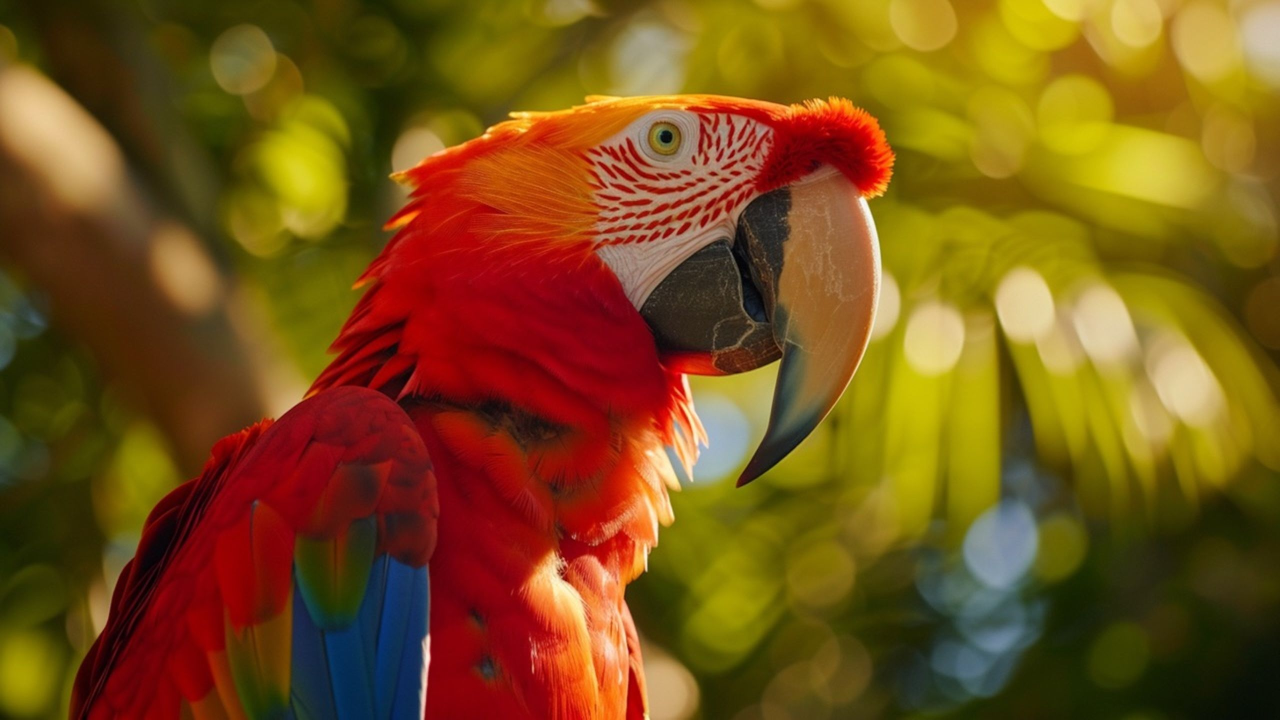
%> input picture EnhanceAfter.jpg, 2560 x 1440 px (shown at 1/2 size)
$ octave 'Image Processing & Noise Analysis in MATLAB.m'   (GNU Octave 9; MATLAB toolbox functions it lacks are replaced by stand-ins)
%> lines starting %> are read from the running program, lines starting %| are printed output that depends on the picture; long printed decimals are rounded
img1 = imread('EnhanceAfter.jpg');
%> img1 is the input picture: size 1440x2560x3 uint8; mean R, G, B 120.9, 81.5, 24.5
figure;
imshow(img1)
title("original img");
img = imresize(img1, [256, 256]);
disp(['Data type of the image: ', class(img)])
%| Data type of the image: uint8
figure;
imshow(img)
title("Resized img")
%%
% Title: Histogram of RGB Channels
figure
subplot(3,1,1);
r = img(:,:,1)
imhist(r); title('Red Channel');
subplot(3,1,2);
g = img(:,:,2)
imhist(g); title('Green Channel');
subplot(3,1,3);
b = img(:,:,3)
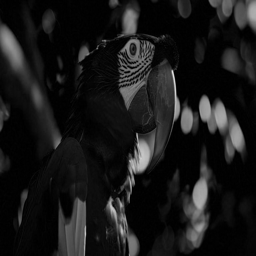
%> b: size 256x256 uint8; min 0, max 228, mean 24.5
imhist(b); title('Blue Channel');
%%
% Title: Grayscale Images
% (Ir + Ig + Ib)/3

gray1 = (r+g+b)/3;
% (Ir/3 + Ig/3 + Ib/3)
gray2 = (r/3 + g/3 + b/3);

% The RGB values are converted to grayscale using the NTSC formula: 0.299 ∙ Red + 0.587 ∙ Green + 0.114 ∙ Blue.
gray3 = 0.299*(r) + 0.587*(g) + 0.114*(b)
figure;
subplot(1,3,1);
imshow(uint8(gray1));
title('(Ir + Ig + Ib)/3');
subplot(1,3,2);
imshow(uint8(gray2));
title('Sum (Ir/3 + Ig/3 + Ib/3)');
subplot(1,3,3);
imshow(uint8(gray3));
title('0.299*(r) + 0.587*(g) + 0.114*(b)');
%%
% Title: Grayscale Histogram grayscale
figure
subplot(3,1,1);
histogram(gray1); title('grayscale1');
disp(['Min grayscale 1 level: ', num2str(min(gray1(:)))]);
%| Min grayscale 1 level: 3
disp(['Max grayscale 1 level: ', num2str(max(gray1(:)))]);
%| Max grayscale 1 level: 85
disp(['Data type of grayscale 1 image: ', class(gray1)]);
%| Data type of grayscale 1 image: uint8

subplot(3,1,2);
histogram(gray2); title('grayscale2');
disp(['Min grayscale 2 level: ', num2str(min(gray2(:)))]);
%| Min grayscale 2 level: 3
disp(['Max grayscale 2 level: ', num2str(max(gray2(:)))]);
%| Max grayscale 2 level: 240
disp(['Data type of grayscale 2 image: ', class(gray2)]);
%| Data type of grayscale 2 image: uint8

subplot(3,1,3);
histogram(gray3); title('grayscale3');
%> after `title('grayscale3')`:
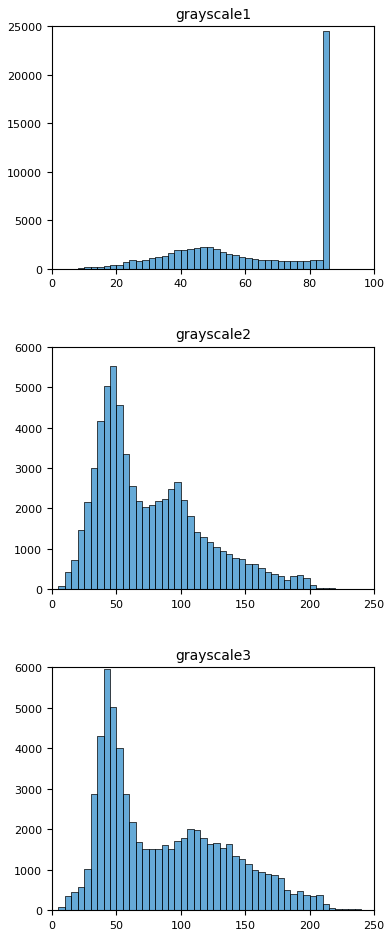
%> figure redrawn from the program's plot data, 3 panels; panel 1: tallest bar 24515 high, from x = 84 to 86; panel 2: tallest bar 5511 high, from x = 45 to 50; panel 3: tallest bar 5950 high, from x = 40 to 45
disp(['Min grayscale 3 level: ', num2str(min(gray3(:)))]);
%| Min grayscale 3 level: 3
disp(['Max grayscale 3 level: ', num2str(max(gray3(:)))]);
%| Max grayscale 3 level: 242
disp(['Data type of grayscale 3 image: ', class(gray3)]);
%| Data type of grayscale 3 image: uint8


%%
% Generate Gaussian white noise
noise_mean = 0; noise_std = 20; % Parameters
noise = noise_mean + noise_std * randn(size(gray2));
figure

imshow(noise);
title('Gaussian White Noise');

%%

figure

histogram(noise(:),50);
title('Histogram of Noise');
%> figure, not shown here; tallest bar 4441 high, from x = -0.989 to 2.37

noise_mean_calc = mean(noise(:));
%> noise_mean_calc = -0.154

noise_std_calc = std(noise(:));
%> noise_std_calc = 20.02
disp(['Noise mean: ', num2str(noise_mean_calc)]);
%| Noise mean: -0.1538
disp(['Noise std: ', num2str(noise_std_calc)]);
%| Noise std: 20.0188


%%

noisy_img = double(gray2) + noise;
figure

imshow(noisy_img,[]);
title('Noisy Image');

figure
histogram(noisy_img);
title('Histogram of Noisy Image');
%> figure, not shown here; tallest bar 3237 high, from x = 50 to 55
disp(['Data type of noisy image: ', class(noisy_img)]);
%| Data type of noisy image: double


%%
% Explanation of why the autocorrelation image appears as a single white dot:
%
% 1. **Autocorrelation Properties**:
%    - The autocorrelation of white noise is ideally a **delta function**,
%      meaning it has a strong peak at the center (zero shift) and near-zero values elsewhere.
%    - This results in a **high-intensity central peak** (white dot) with near-zero values
%      elsewhere (black background).
%
% 2. **Behavior of xcorr2(noisy_img)**:
%    - `xcorr2` computes the **full 2D cross-correlation** of the input matrix.
%    - The result is an output of size: (2M-1, 2N-1), where MxN is the original image size.
%    - This means the output matrix is larger than the original image, and most values are
%      close to zero except for the peak in the middle.
%
% 3. **Why Only a White Dot?**
%    - The central peak is much higher than all other values.
%    - When using `imshow(noise_autocorr, [])`, MATLAB normalizes the display contrast.
%    - As a result, the small values appear black, and only the high-intensity peak remains visible.
%
% SOLUTIONS:
% - Normalize the autocorrelation result before visualization.
% - Use a 3D surface plot to observe the correlation structure.
% - Plot a 1D cross-section through the center of the autocorrelation matrix.

% -------------------------------------------------------------
% **Mathematical Working of xcorr2**
%
% The 2D cross-correlation (which xcorr2 computes) is defined as:
%
%               C(m, n) = ∑∑ A(i, j) * B(i - m, j - n)
%
% where:
% - A(i, j) is the first matrix (image or signal).
% - B(i, j) is the second matrix (usually the same image for autocorrelation).
% - The summation runs over all valid indices.
%
% In the case of autocorrelation:
% - `xcorr2(A)` computes the correlation of `A` with itself.
% - The peak at the center represents the highest correlation (where the image aligns with itself).
% - Away from the center, the values decrease, indicating less correlation.


%%
% Autocorrelation of noise
noise_autocorr = xcorr2(noise); % Autocorrelation
figure
imshow(noise_autocorr, []);
figure
imhist(noise_autocorr)
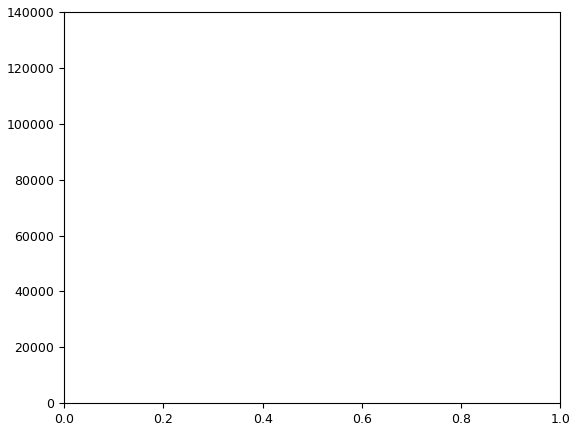
%> figure redrawn from the program's plot data; highest point at x = 1, y = 130913

% [5 lines of commented-out code are left out]


%%

% Alternative visualization
figure;
surf(noise_autocorr, 'EdgeColor', 'none'); % 3D surface plot
title('3D View of Noise Autocorrelation');
colormap jet; shading interp;
%> after `shading interp`:
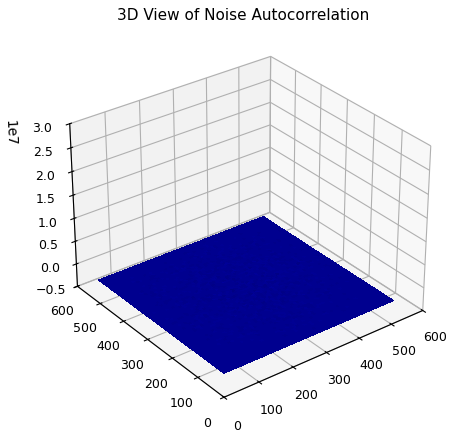
%> figure redrawn from the program's plot data

%%

% Apply average filtering with two different kernel sizes
h1 = fspecial('average', [5 5]);% 3x3 Gaussian filter
h2 = fspecial('average', [15 15]); % 7x7 Gaussian filter

filtered_img1 = conv2(noisy_img, h1, 'same');
filtered_img2 = conv2(noisy_img, h2, 'same');

% Compute SNR
noise_img_std = std(noise(:));
%> noise_img_std = 20.02

% SNR for 3x3 filter
signal_max1 = max(double(filtered_img1(:)));
%> signal_max1 = 219.6
signal_min1 = min(double(filtered_img1(:)));
%> signal_min1 = -2.34
SNR1 = (signal_max1 - signal_min1) / noise_img_std;
%> SNR1 = 11.09
PSNR1 = 20 * log10(SNR1);
%> PSNR1 = 20.9

% SNR for 7x7 filter
signal_max2 = max(double(filtered_img2(:)));
%> signal_max2 = 182
signal_min2 = min(double(filtered_img2(:)));
%> signal_min2 = 0.938
SNR2 = (signal_max2 - signal_min2) / noise_img_std;
%> SNR2 = 9.05
PSNR2 = 20 * log10(SNR2);
%> PSNR2 = 19.13

% Display results
figure;
subplot(1,3,1); imshow(uint8(noisy_img)); title('Noisy Image');
subplot(1,3,2); imshow(uint8(filtered_img1)); title(['Filtered 3x3 SNR: ', num2str(SNR1)]);
subplot(1,3,3); imshow(uint8(filtered_img2)); title(['Filtered 15x15 SNR: ', num2str(SNR2)]);

% Display SNR values
disp(['SNR (3x3 filter): ', num2str(SNR1)]);
%| SNR (3x3 filter): 11.0855
disp(['PSNR (3x3 filter) in dB: ', num2str(PSNR1)]);
%| PSNR (3x3 filter) in dB: 20.8951
disp(['SNR (7x7 filter): ', num2str(SNR2)]);
%| SNR (7x7 filter): 9.0461
disp(['PSNR (7x7 filter) in dB: ', num2str(PSNR2)]);
%| PSNR (7x7 filter) in dB: 19.1292


%%

% Compute SNR and PSNR
noise_img_std= std(noise(:));
h = fspecial('average', [5 5]); %  smoothing filter (5x5 average)
filtered_noisy = conv2(noisy_img, h, 'same');
filtered_gray2 = conv2(gray2, h, 'same');

 %filtered_signal = conv2(gray2, h, 'same');
signal_max1 = max(double(filtered_noisy(:)));
signal_min1 = min(double(filtered_noisy(:)));
SNR = (signal_max1 - signal_min1) / noise_img_std;
%> SNR = 11.09
PSNR_dB = 20 * log10(SNR);
%> PSNR_dB = 20.9
disp(['SNR of filtered noisy image: ', num2str(SNR)]);
%| SNR of filtered noisy image: 11.0855
disp(['PSNR (dB) of filtered noisy image: ', num2str(PSNR_dB)]);
%| PSNR (dB) of filtered noisy image: 20.8951

 %filtered_signal = conv2(gray2, h, 'same');
signal_max2 = max(double(filtered_gray2(:)));
%> signal_max2 = 210.3
signal_min2 = min(double(filtered_gray2(:)));
%> signal_min2 = 3.52
SNR = (signal_max2 - signal_min2) / noise_img_std;
%> SNR = 10.33
PSNR_dB = 20 * log10(SNR);
%> PSNR_dB = 20.28
disp(['SNR of  grayscale image ', num2str(SNR)]);
%| SNR of  grayscale image 10.3303
disp(['PSNR (dB) of grayscale image: ', num2str(PSNR_dB)]);
%| PSNR (dB) of grayscale image: 20.2823

%%

% Define filter sizes (odd values: 3x3, 5x5, ...,)
filter_sizes = 3:2:50; % Odd sizes
snr_values = zeros(size(filter_sizes)); % Store SNR values
psnr_values = zeros(size(filter_sizes)); % Store PSNR values

for i = 1:length(filter_sizes)
    % Apply smoothing filter
    h = fspecial('average', [filter_sizes(i), filter_sizes(i)]); % Create filter
    filtered_img = conv2(noisy_img, h, 'same'); % Apply filter

    % Compute SNR using your formula
    signal_max = max(double(filtered_img(:)));
    signal_min = min(double(filtered_img(:)));
    SNR = (signal_max - signal_min) / noise_std;
    snr_values(i) = SNR;
    snr_values(i)
    % Compute PSNR
    PSNR_dB = 20 * log10(SNR);
    psnr_values(i) = PSNR_dB;
end
%> this loop made 24 passes
%> (signal_max, signal_min, SNR, PSNR_dB) on passes 1 to 12: (241.2, -9.75, 12.55, 21.97), (219.6, -2.34, 11.1, 20.9), (201.9, 0.694, 10.06, 20.05), (197.8, 0.914, 9.85, 19.86), (195.1, 1.23, 9.69, 19.73), (188, 0.881, 9.36, 19.42), (182, 0.938, 9.05, 19.14), (181.1, 1.26, 8.99, 19.08), (180.1, 1.64, 8.92, 19.01), (178.4, 2.22, 8.81, 18.9), (175.7, 2.58, 8.66, 18.75), (172.2, 2.62, 8.48, 18.57)
%> pass 1, `filtered_img = conv2(noisy_img, h, 'same');`:
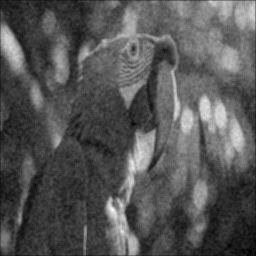
%> filtered_img: size 256x256 double; min -9.75, max 241.2, mean 75.1; drawn with min black and max white
%> after the loop, psnr_values = 24 values, max 21.97 at index 1, min 16.49 at index 24, mean 18.42; snr_values = 24 values, max 12.55 at index 1, min 6.67 at index 24, mean 8.45

% Plot SNR vs. Filter Size
figure;
plot(filter_sizes, snr_values, '-o', 'LineWidth', 2, 'MarkerSize', 8);
xlabel('Filter Size (NxN)');
ylabel('SNR');
title('Effect of Filter Size on SNR');
grid on;
%> figure, not shown here; curve peaks at x = 3, y = 12.55

% Plot PSNR vs. Filter Size
figure;
plot(filter_sizes, psnr_values, '-o', 'LineWidth', 2, 'MarkerSize', 8, 'Color', 'r');
xlabel('Filter Size (NxN)');
ylabel('PSNR (dB)');
title('Effect of Filter Size on PSNR');
grid on;
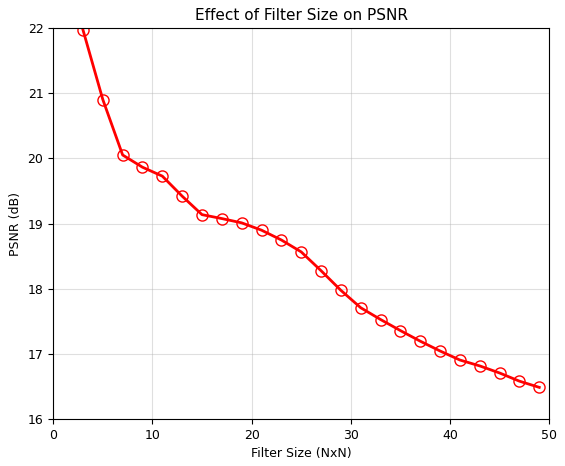
%> figure redrawn from the program's plot data; curve peaks at x = 3, y = 21.97

%%
% Step 12: Nonlinear noise reduction performance
%  using median filtering
nonlinear_filtered = medfilt2(noisy_img, [3 3]); % Median filter
figure(11); % Title: Nonlinear Filtered Image
imshow(nonlinear_filtered, []);
title('Nonlinear Filtered Image');


%% Apply median filter and recompute SNR


noise_img_std= std(noisy_img(:));
%> noise_img_std = 45.76
signal_max = max(double(gray2(:)));
%> signal_max = 240
signal_min = min(double(gray2(:)));
%> signal_min = 3
SNR = (signal_max - signal_min) / noise_img_std;
%> SNR = 5.18
PSNR_dB = 20 * log10(SNR);
%> PSNR_dB = 14.29

disp(['SNR: ', num2str(SNR)]);
%| SNR: 5.1792
disp(['PSNR (dB): ', num2str(PSNR_dB)]);
%| PSNR (dB): 14.2853

%%


filtered_noisy = medfilt2(noisy_img, [10 10]); % Apply 3x3 median filter
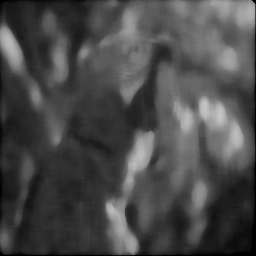
%> filtered_noisy: size 256x256 double; min 0, max 197.3, mean 73.9
% filtered_signal = medfilt2(gray2, [3 3]);   % Apply median filter on original signal
filter_noise_std = std(filtered_noisy(:));
%> filter_noise_std = 38.16
% Compute new SNR after applying median filter
new_SNR = (max(double(filtered_noisy(:))) - min(double(filtered_noisy(:)))) / filter_noise_std;
%> new_SNR = 5.17
disp(['New SNR after median filtering: ', num2str(new_SNR)]);
%| New SNR after median filtering: 5.1693
new_PSNR_dB = 20 * log10(double(new_SNR));
%> new_PSNR_dB = 14.27
disp(['new PSNR (dB): ', num2str(PSNR_dB)]);
%| new PSNR (dB): 14.2853

%%


% Apply Nonlinear Median Filtering with different kernel sizes
filtered_median_3x3 = medfilt2(noisy_img, [3 3]); % 3x3 filter
filtered_median_7x7 = medfilt2(noisy_img, [7 7]); % 7x7 filter

% Compute SNR
noise_img_std = std(noisy_img(:));

% SNR for 3x3 Median Filter
signal_max1 = max(double(filtered_median_3x3(:)));
%> signal_max1 = 241.5
signal_min1 = min(double(filtered_median_3x3(:)));
%> signal_min1 = -17.51
SNR1 = (signal_max1 - signal_min1) / noise_img_std;
%> SNR1 = 5.66
PSNR1 = 20 * log10(SNR1);
%> PSNR1 = 15.06

% SNR for 7x7 Median Filter
signal_max2 = max(double(filtered_median_7x7(:)));
%> signal_max2 = 206.6
signal_min2 = min(double(filtered_median_7x7(:)));
%> signal_min2 = 0
SNR2 = (signal_max2 - signal_min2) / noise_img_std;
%> SNR2 = 4.51
PSNR2 = 20 * log10(SNR2);
%> PSNR2 = 13.09

% Display Results
figure;
subplot(1,3,1); imshow(uint8(noisy_img)); title('Noisy Image');
subplot(1,3,2); imshow(uint8(filtered_median_3x3)); title(['Median 3x3 SNR: ', num2str(SNR1)]);
subplot(1,3,3); imshow(uint8(filtered_median_7x7)); title(['Median 7x7 SNR: ', num2str(SNR2)]);

% Display SNR values
disp(['SNR (3x3 Median Filter): ', num2str(SNR1)]);
%| SNR (3x3 Median Filter): 5.66
disp(['PSNR (3x3 Median Filter) in dB: ', num2str(PSNR1)]);
%| PSNR (3x3 Median Filter) in dB: 15.0563
disp(['SNR (7x7 Median Filter): ', num2str(SNR2)]);
%| SNR (7x7 Median Filter): 4.5138
disp(['PSNR (7x7 Median Filter) in dB: ', num2str(PSNR2)]);
%| PSNR (7x7 Median Filter) in dB: 13.0909
